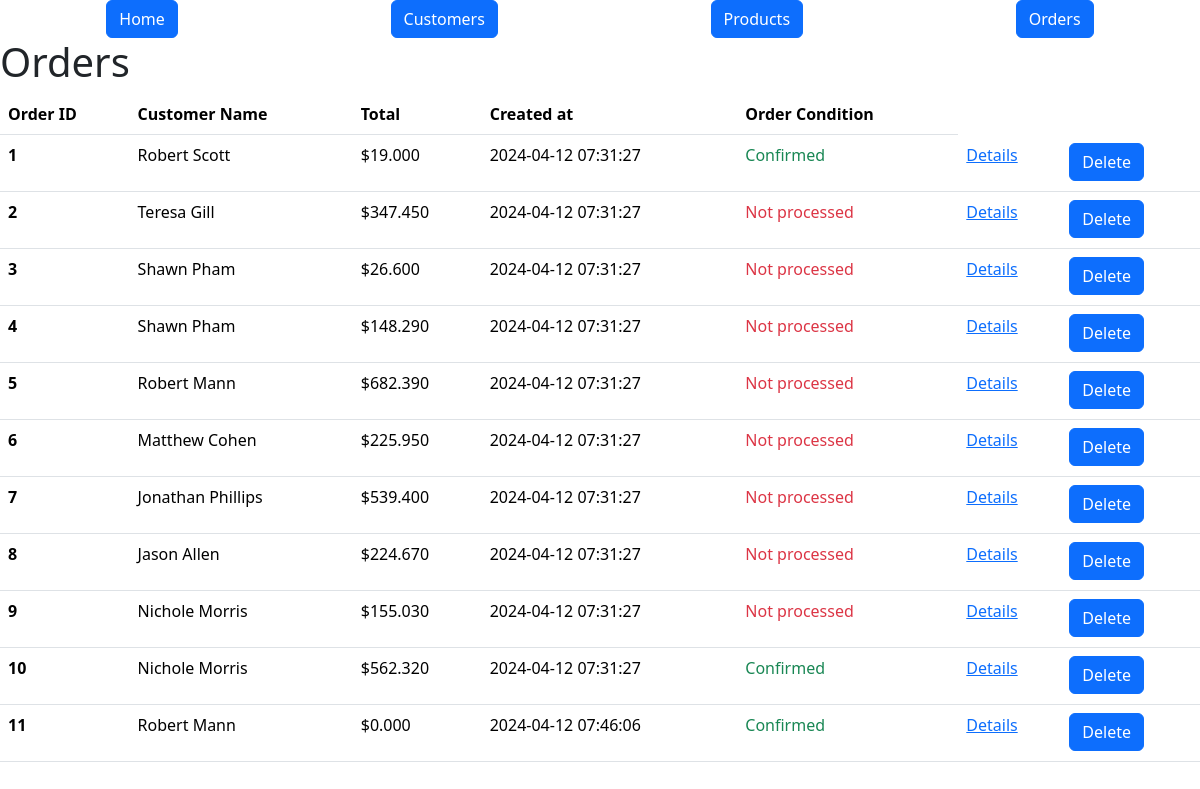
The page /orders on the database its author committed.
### models.py (models this page shows, shortened)
class Order(db.Model):
    id = mapped_column(Integer, primary_key=True)
    customer_id = mapped_column(Integer, ForeignKey(Customer.id), nullable=False)
    total = mapped_column(DECIMAL(10, 3), default=0)
    customer = relationship("Customer", back_populates="orders")
    items = relationship("ProductOrder", cascade="all, delete-orphan")
    created_at = mapped_column(DateTime, default=func.now())
    processed = mapped_column(DateTime, default=None, nullable=True)
    def total(self):
        total = 0
        for item in self.items:
            total += item.product.price * item.quantity
        math.floor(total)
        return total

class Customer(db.Model):
    id = mapped_column(Integer, primary_key=True)
    name = mapped_column(String(200), nullable=False, unique=True)
    phone = mapped_column(String(20), nullable=False)
    balance = mapped_column(DECIMAL(10, 3), nullable=False, default=0)
    orders = relationship("Order", cascade="all, delete-orphan")

class Products(db.Model):
    id = mapped_column(Integer, primary_key=True)
    name = mapped_column(String(200), nullable=False)
    price = mapped_column(DECIMAL(10, 3), nullable=False)
    available = mapped_column(Integer, default=0)
    orders = relationship("ProductOrder")

class ProductOrder(db.Model):
    id = mapped_column(Integer, primary_key=True)
    order_id = mapped_column(Integer, ForeignKey(Order.id), nullable=False)
    product_id = mapped_column(Integer, ForeignKey(Products.id), nullable=False)
    quantity = mapped_column(Integer, nullable=False)
    product = relationship("Products", back_populates="orders")
    order = relationship("Order", back_populates="items")

### routes/html_bp.py (the view)
@htmls_bp.route("/orders", methods=["GET"])
def orders():
    statement = db.select(Order)
    records = db.session.execute(statement)
    results = records.scalars()
    return render_template("orders.html", orders=results)

### templates/orders.html
{% extends "base.html" %} {% block content %}
<h1>Orders</h1>
<table class="table table-hover">
  <thead>
    <tr>
      <th scope="col">Order ID</th>
      <th scope="col">Customer Name</th>
      <th scope="col">Total</th>
      <th scope="col">Created at</th>
      <th scope="col">Order Condition</th>
    </tr>
  </thead>
  <tbody>
    {% for order in orders %}
    <tr>
      <th scope="row">{{order.id}}</th>
      <td>{{order.customer.name}}</td>
      <td>${{order.total()}}</td>
      <td>{{order.created_at}}</td>
      <td>
        {% if order.processed %}
        <p class="text-success">Confirmed</p>
        {% else %}
        <p class="text-danger">Not processed</p>
        {% endif %}
      </td>
      <td>
        <a href="{{url_for('html.orders_info', id=order.id)}}">Details</a>
      </td>
      <td>
        <form
          method="POST"
          action="{{ url_for('api_orders.delete_order', id=order.id) }}"
        >
          <button type="submit" class="btn btn-primary">Delete</button>
        </form>
      </td>
    </tr>
    {% endfor %}
  </tbody>
</table>
{% endblock %}

### rows shown on the page
Order: id "1", customer.name "Robert Scott", total "19.000", created_at "2024-04-12 07:31:27", shows "Confirmed"
Order: id "2", customer.name "Teresa Gill", total "347.450", created_at "2024-04-12 07:31:27", shows "Not processed"
Order: id "3", customer.name "Shawn Pham", total "26.600", created_at "2024-04-12 07:31:27", shows "Not processed"
Order: id "4", customer.name "Shawn Pham", total "148.290", created_at "2024-04-12 07:31:27", shows "Not processed"
Order: id "5", customer.name "Robert Mann", total "682.390", created_at "2024-04-12 07:31:27", shows "Not processed"
Order: id "6", customer.name "Matthew Cohen", total "225.950", created_at "2024-04-12 07:31:27", shows "Not processed"
Order: id "7", customer.name "Jonathan Phillips", total "539.400", created_at "2024-04-12 07:31:27", shows "Not processed"
Order: id "8", customer.name "Jason Allen", total "224.670", created_at "2024-04-12 07:31:27", shows "Not processed"
Order: id "9", customer.name "Nichole Morris", total "155.030", created_at "2024-04-12 07:31:27", shows "Not processed"
Order: id "10", customer.name "Nichole Morris", total "562.320", created_at "2024-04-12 07:31:27", shows "Confirmed"
Order: id "11", customer.name "Robert Mann", total "0.000", created_at "2024-04-12 07:46:06", shows "Confirmed"
